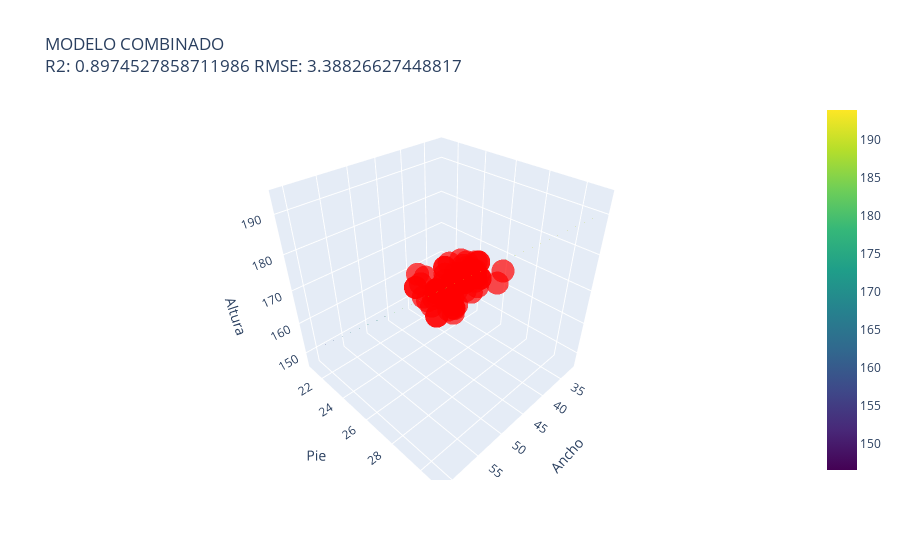

The code cell stored with this chart in its notebook:
### Code cell
# Definir rangos para las variables independientes
x1_range = np.linspace(min(x_train['width']), max(x_train['width']), 20)
x2_range = np.linspace(min(x_train['shoe_size']), max(x_train['shoe_size']), 20)
x1_mesh, x2_mesh = np.meshgrid(x1_range, x2_range)

# Escalar el meshgrid para predicción
x_mesh_scaled = ss.transform(np.vstack((x1_mesh.ravel(), x2_mesh.ravel())).T)

# Predecir los valores con el modelo escalado
y_mesh_scaled = modelo_combinado.predict(x_mesh_scaled)

# Crear scatterplot 3D de los puntos reales
scatter = go.Scatter3d(
    x=x_test['width'], y=x_test['shoe_size'], z=y_test,
    mode='markers',
    marker=dict(size=8, color='red', opacity=0.7)
)

# Crear el plano de regresión
surface = go.Surface(
    x=x1_mesh, y=x2_mesh, z=y_mesh_scaled.reshape(x1_mesh.shape),
    colorscale='Viridis', opacity=0.5
)

# Configuración del layout
layout = go.Layout(
     title=f"MODELO COMBINADO<br>R2: {r2_score(y_test, predicciones)} RMSE: {root_mean_squared_error(y_test, predicciones)}",
    scene=dict(
        xaxis_title='Ancho',
        yaxis_title='Pie',
        zaxis_title='Altura'
    )
)

# Crear la figura
fig = go.Figure(data=[scatter, surface], layout=layout)

# Mostrar la figura interactiva
fig.show()

### Figure 1 — Plotly figure (JSON) as saved in the notebook; plotly's stock layout.template omitted (floating-point values rounded to 4 significant figures; data arrays with more than 128 entries replaced by an {"elided": "..."} marker saying what was removed)
{"data": [{"marker": {"color": "red", "opacity": 0.7, "size": 8}, "mode": "markers", "type": "scatter3d", "x": [42, 45, 44, 39, 50, 56, 46, 45, 40, 50, 42, 39, 46, 54, 38, 48, 47, 42, 52, 35, 37, 43, 33, 39, 42, 43, 49, 47, 54, 46, 38, 44, 43, 39, 37, 42, 54, 41, 49, 49, 43, 45, 44, 56, 60, 37, 43, 42, 37, 39, 42, 45, 47, 46, 46, 37, 46, 48, 44, 41, 50, 56, 51, 50, 39, 50, 42, 48, 39, 47, 45, 44, 44, 49, 44, 43, 50, 52, 48, 42, 40, 35, 47, 46, 36, 36, 48, 49, 49, 55, 44, 47, 47, 39, 42, 45, 36, 44, 47, 42, 46, 42, 43, 44], "y": [24, 29, 23, 23, 28, 30.1, 28, 26, 24, 28.7, 25, 24, 28, 29.7, 25, 28, 28, 26, 28.9, 22, 23, 25, 23, 23, 27, 27, 27.5, 28, 29.6, 24, 24, 27, 27, 24.5, 23, 27, 30, 24, 29, 26.5, 25, 28, 23, 30.4, 30.8, 23, 25, 27, 23, 24, 24, 26.5, 27, 27.9, 28, 23, 27.9, 27, 24.5, 22.5, 29, 30.4, 28.8, 28, 22.5, 28.7, 26, 25, 23, 27, 27.5, 26, 26.5, 27.5, 27, 25, 28.6, 28.8, 28, 24, 24, 22, 27, 28, 22.5, 27, 27.5, 26.5, 28.4, 28, 24, 27.9, 28, 24, 26, 28, 23, 27.4, 28.1, 24, 28, 26.7, 27, 26], "z": [160, 178, 162, 156, 180, 189, 179, 163, 158, 184, 162, 157, 182, 188, 170, 182, 181, 170, 185, 152, 155, 172, 163, 157, 170, 175, 178, 180, 188, 170, 156, 176, 175, 166, 161, 177, 189, 160, 183, 166, 168, 177, 162, 190, 192, 155, 162, 177, 155, 157, 161, 170, 174, 179, 177, 154, 179, 172, 162, 155, 184, 190, 184, 173, 150, 184, 174, 171, 157, 168, 172, 161, 173, 172, 176, 172, 183, 184, 176, 162, 158, 153, 174, 178, 153, 170, 171, 166, 182, 185, 160, 179, 180, 157, 170, 177, 164, 177, 180, 162, 178, 174, 175, 163]}, {"colorscale": [[0, "#440154"], [0.1111, "#482878"], [0.2222, "#3e4989"], [0.3333, "#31688e"], [0.4444, "#26828e"], [0.5556, "#1f9e89"], [0.6667, "#35b779"], [0.7778, "#6ece58"], [0.8889, "#b5de2b"], [1, "#fde725"]], "opacity": 0.5, "type": "surface", "x": {"elided": "20x20 float values"}, "y": {"elided": "20x20 float values"}, "z": {"elided": "20x20 float values"}}], "layout": {"scene": {"xaxis": {"title": {"text": "Ancho"}}, "yaxis": {"title": {"text": "Pie"}}, "zaxis": {"title": {"text": "Altura"}}}, "title": {"text": "MODELO COMBINADO<br>R2: 0.8974527858711986 RMSE: 3.38826627448817"}}}
